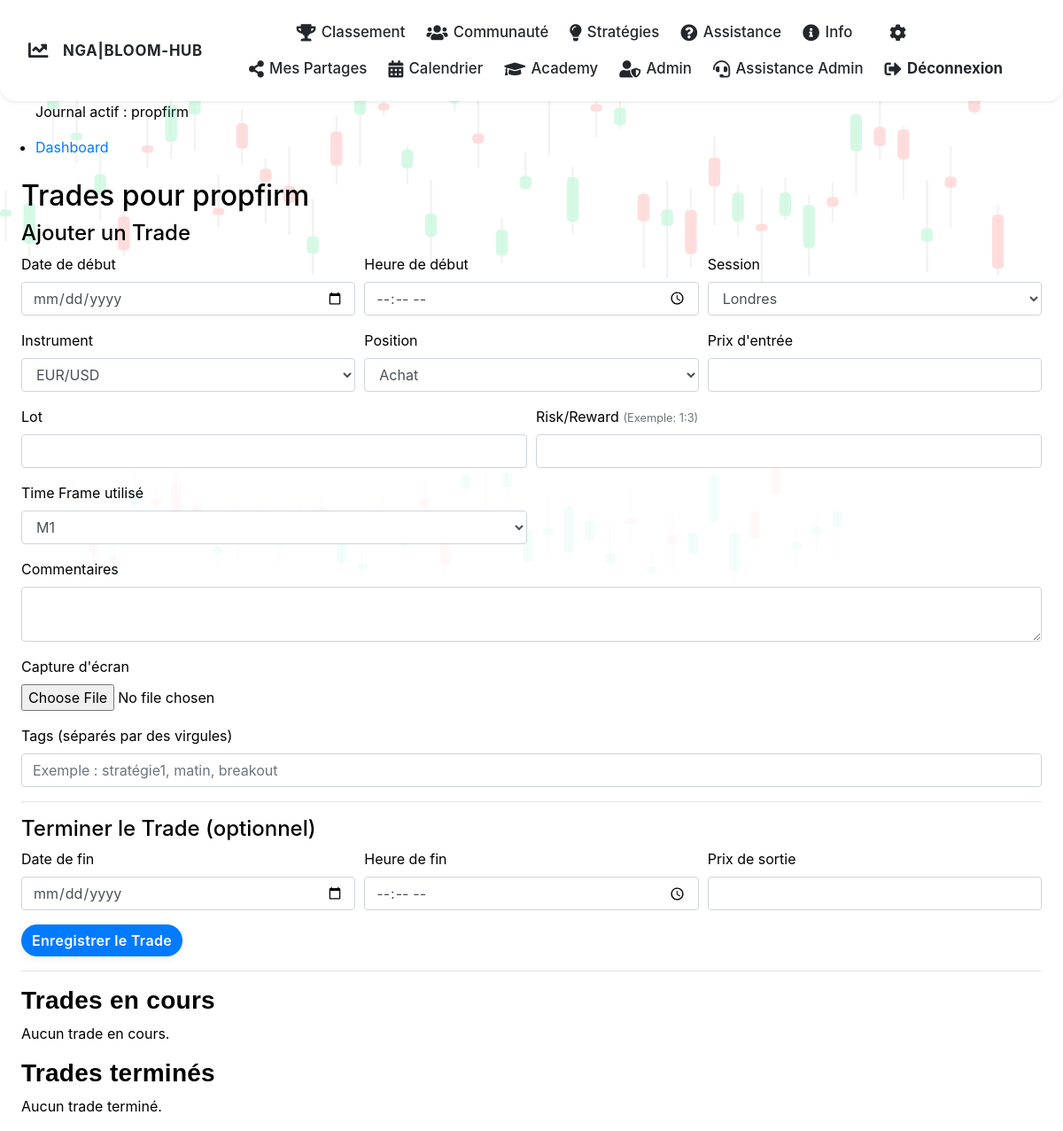
Page /trades/1 (signed in) on the earlier database version.
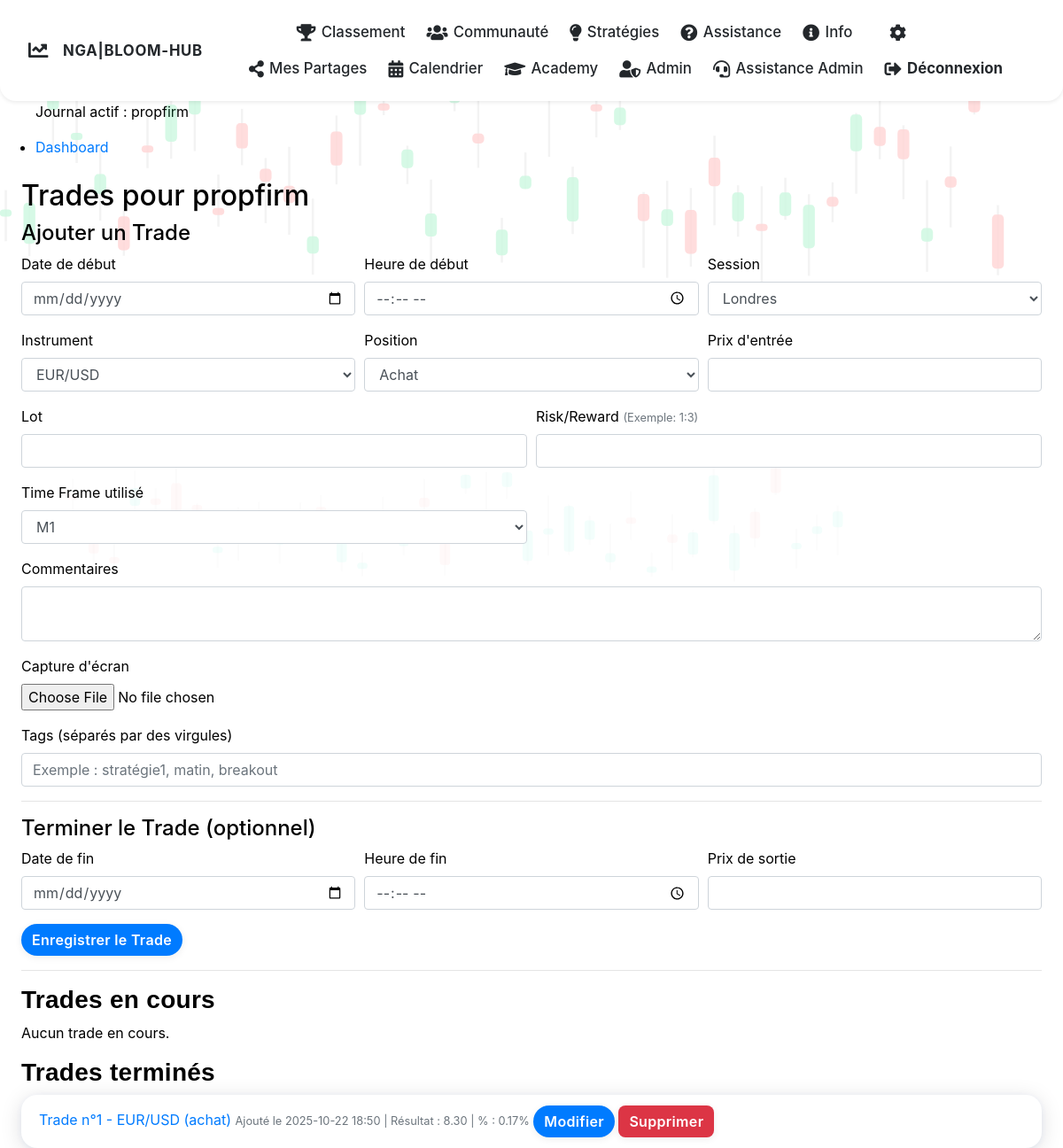
Same page on the later database version.
### main.py (models this page shows, shortened)
class Trade(db.Model):
    __tablename__ = 'trades'
    id = db.Column(db.Integer, primary_key=True)
    date_debut = db.Column(db.DateTime, nullable=False)
    date_fin = db.Column(db.DateTime, nullable=True)
    session = db.Column(db.String(50), nullable=False)
    instrument = db.Column(db.String(50), nullable=False)
    position = db.Column(db.String(10), nullable=False)
    prix_entree = db.Column(db.Float, nullable=False)
    prix_sortie = db.Column(db.Float, nullable=True)
    lot = db.Column(db.Float, nullable=False)
    risk_reward = db.Column(db.String(10), nullable=False)
    time_frame = db.Column(db.String(50), nullable=True)
    commentaires = db.Column(db.Text, nullable=True)
    capture = db.Column(db.String(200), nullable=True)
    resultat = db.Column(db.Float, nullable=True)
    pourcentage = db.Column(db.Float, nullable=True)
    statut = db.Column(db.String(20), default="EN_COURS")
    tags = db.Column(db.String(200), nullable=True)
    journal_id = db.Column(db.Integer, db.ForeignKey('journals.id'), nullable=False)
    date_enregistrement = db.Column(db.DateTime, nullable=False, default=datetime.utcnow)
    reflections = db.relationship('ReflectionEntry', backref='trade', lazy=True)

### main.py (the view, shortened to what this page needs)
@app.route('/trades/<int:journal_id>', methods=['GET', 'POST'])
def trades(journal_id):
    if 'user_id' not in session:
        return redirect(url_for('login'))
    journal = Journal.query.filter_by(id=journal_id, user_id=session['user_id']).first()
    if not journal:
        flash("Journal introuvable ou non autorisé.")
        return redirect(url_for('home'))
    trades_encours = Trade.query.filter_by(journal_id=journal.id, statut="EN_COURS").order_by(Trade.date_enregistrement.asc(), Trade.id.asc()).all()
    trades_termine = Trade.query.filter(Trade.journal_id == journal.id, Trade.statut == "TERMINE").order_by(Trade.date_enregistrement.asc(), Trade.id.asc()).all()
    trades_ordered = Trade.query.filter_by(journal_id=journal.id).order_by(Trade.date_enregistrement.asc(), Trade.id.asc()).all()
    numero_ordre_map = {t.id: idx for idx, t in enumerate(trades_ordered, start=1)}
    return render_template(
        'trades.html',
        journal=journal,
        trades_encours=trades_encours,
        trades_termine=trades_termine,
        numero_ordre_map=numero_ordre_map
    )

### main.py (called while the page is built)
@app.context_processor
def inject_site_name():
    return {'site_name': 'NGA|BLOOM-HUB'}

### templates/trades.html (shortened to what the changed rows need)
{% extends "base.html" %}
{% block content %}
<h2>Trades pour {{ journal.nom }}</h2>
<form method="POST" enctype="multipart/form-data">
  <h4>Ajouter un Trade</h4>
  <div class="form-row">
  </div>
  <div class="form-row">
  </div>
  <div class="form-row">
  </div>
  <div class="form-row">
  </div>
  <div class="form-group">
  </div>
  <div class="form-group">
  </div>
  <div class="form-group">
  </div>
  <hr>
  <h4>Terminer le Trade (optionnel)</h4>
  <div class="form-row">
  </div>
  <button type="submit" class="btn btn-primary">Enregistrer le Trade</button>
</form>
<hr>
<h3>Trades en cours</h3>
{% if trades_encours %}
  <ul class="list-group">
    {% for trade in trades_encours %}
      <li class="list-group-item">
        <a href="{{ url_for('trade_detail', trade_id=trade.id) }}">Trade n°{{ numero_ordre_map[trade.id] }} - {{ trade.instrument }} ({{ trade.position }})</a>
        <span class="text-muted small">Ajouté le {{ trade.date_enregistrement.strftime('%Y-%m-%d %H:%M') }} | Résultat : {{ '%.2f' % trade.resultat if trade.resultat is not none else 'N/A' }} | % : {{ '%.2f' % trade.pourcentage if trade.pourcentage is not none else 'N/A' }}%</span>
        <td>
          <a href="{{ url_for('edit_trade', trade_id=trade.id) }}" class="btn btn-primary">Modifier</a>
          <form action="{{ url_for('delete_trade', trade_id=trade.id) }}" method="POST" style="display:inline;">
              <button type="submit" class="btn btn-danger" onclick="return confirm('Êtes-vous sûr de vouloir supprimer ce trade ?');">Supprimer</button>
          </form>
        </td>
      </li>
    {% endfor %}
  </ul>
{% else %}
  <p>Aucun trade en cours.</p>
{% endif %}
<h3>Trades terminés</h3>
{% if trades_termine %}
  <ul class="list-group">
    {% for trade in trades_termine %}
      <li class="list-group-item">
        <a href="{{ url_for('trade_detail', trade_id=trade.id) }}">Trade n°{{ numero_ordre_map[trade.id] }} - {{ trade.instrument }} ({{ trade.position }})</a>
        <span class="text-muted small">Ajouté le {{ trade.date_enregistrement.strftime('%Y-%m-%d %H:%M') }} | Résultat : {{ '%.2f' % trade.resultat if trade.resultat is not none else 'N/A' }} | % : {{ '%.2f' % trade.pourcentage if trade.pourcentage is not none else 'N/A' }}%</span>
        <td>
          <a href="{{ url_for('edit_trade', trade_id=trade.id) }}" class="btn btn-primary">Modifier</a>
          <form action="{{ url_for('delete_trade', trade_id=trade.id) }}" method="POST" style="display:inline;">
              <button type="submit" class="btn btn-danger" onclick="return confirm('Êtes-vous sûr de vouloir supprimer ce trade ?');">Supprimer</button>
          </form>
        </td>
      </li>
    {% endfor %}
  </ul>
{% else %}
  <p>Aucun trade terminé.</p>
{% endif %}
{% endblock %}

Differences in the rows shown:
added Trade: journal "1", instrument "EUR/USD", position "achat", date_enregistrement "2025-10-22 18:50", resultat "8.30", pourcentage "0.17"
Other differences:
text no longer shown: "Aucun trade terminé."
